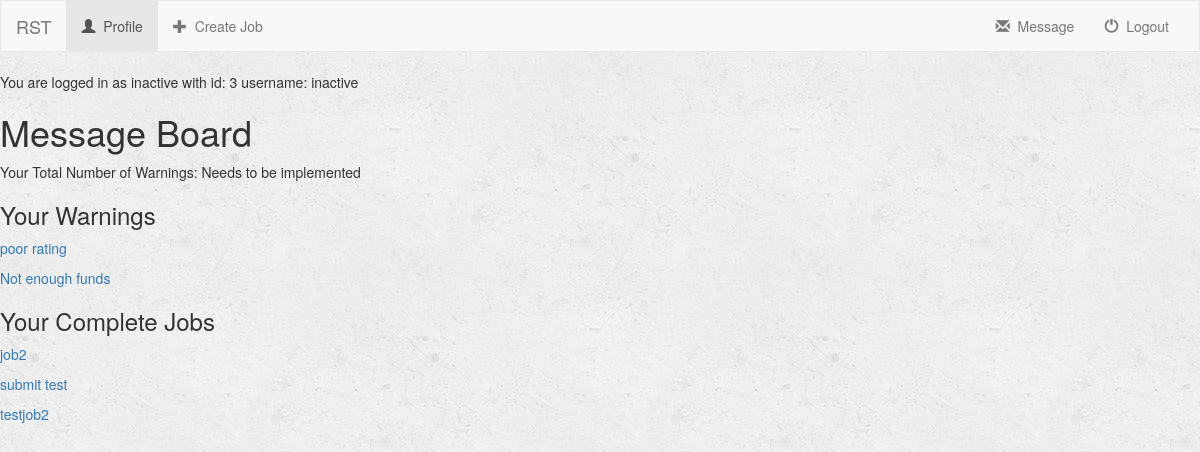
/turk/profile/3/message/ (signed in), run on an earlier commit of the app's database.
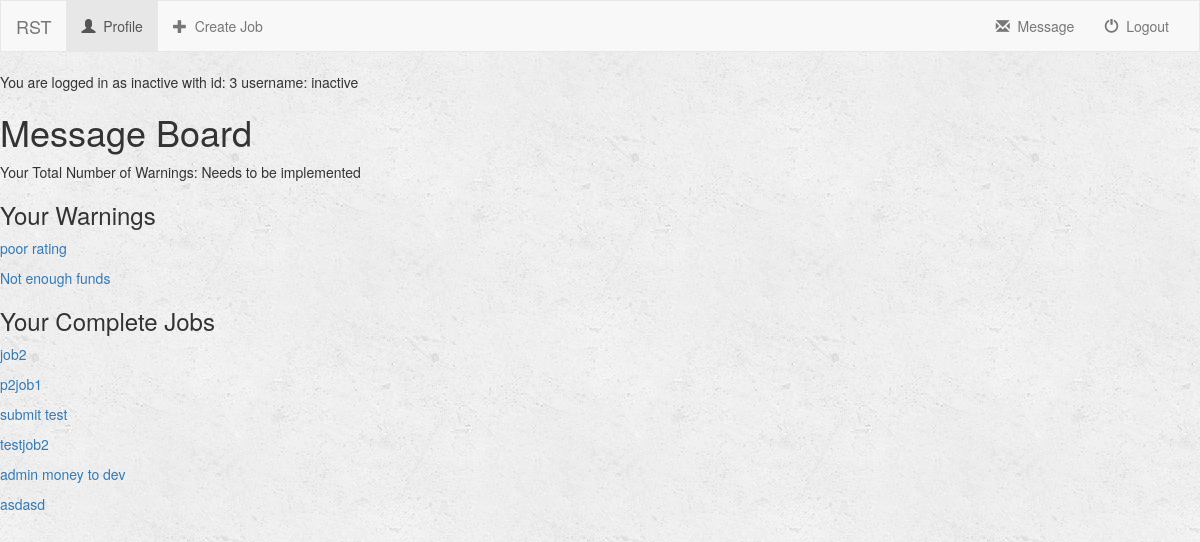
And on a later commit of the database.
### turk/models.py (models this page shows, shortened)
class Message(models.Model):
    user = models.ForeignKey(User, on_delete=models.CASCADE, default=1)
    title = models.CharField(max_length=250)
    message = models.TextField()
    MESSAGE_REASONS = (
        ('Warnings', 'Warnings'),
        ('Jobs', 'Jobs'),
    )
    reason = models.CharField(max_length=9, choices=MESSAGE_REASONS, default='Temporary')

class Job(models.Model):
    user = models.ForeignKey(User, on_delete=models.CASCADE, default=1)
    job_title = models.CharField(max_length=250)
    job_description = models.TextField()
    job_price = models.FloatField(default=0)
    is_complete = models.BooleanField(default=False) # job submitted
    is_late = models.BooleanField(default=False)
    is_rated = models.BooleanField(default=False)
    is_open = models.BooleanField(default=True) # Job is still open for bid
    lowest_bid = models.FloatField(validators=[MinValueValidator(0), MaxValueValidator(100)], default=0)
    bid_deadline = models.DateTimeField(default=datetime.now()+timedelta(7))
    job_deadline = models.DateTimeField(default=datetime.now()+timedelta(21))
    def __str__(self):
        return self.job_title

### turk/views.py (the view)
# urls.py: url(r'^profile/(?P<user_id>[0-9]+)/message/$', views.message, name='message'),
def message(request, user_id):
    user = get_object_or_404(User, pk=user_id)
    if request.user.profile.position == "Client":
        jobs = Job.objects.filter(user=user).filter(is_complete=True)
    if request.user.profile.position == "Developer":
        jobs = JobSubmission.objects.filter(developer=user)
    print(jobs)
    context = {
        'user': user,
        'jobs': jobs,
    }
    return render(request, 'turk/message.html', context)

### turk/templates/turk/message.html (shortened to what this page needs)
{% extends 'turk/base.html' %}
{% block body %}
<h1>Message Board</h1>
<p>Your Total Number of Warnings: Needs to be implemented</p>
<h3>Your Warnings</h3>
{% for msg in user.message_set.all %}
    <p><a href="{% url 'turk:message_detail' user.id msg.id %}">{{msg.title}}</a></p>
{% endfor %}
<h3>Your Complete Jobs</h3>
{% if request.user.profile.position == "Client" %}
    {% for job in jobs %}
        <p><a href="#">{{job.job_title}}</a></p>
    {% endfor %}
{% endif %}
{% endblock %}

What changed in the data, as far as the page shows it:
now on this page (row edited): Job: job_title "p2job1"
added Job: job_title "admin money to dev"
added Job: job_title "asdasd"
